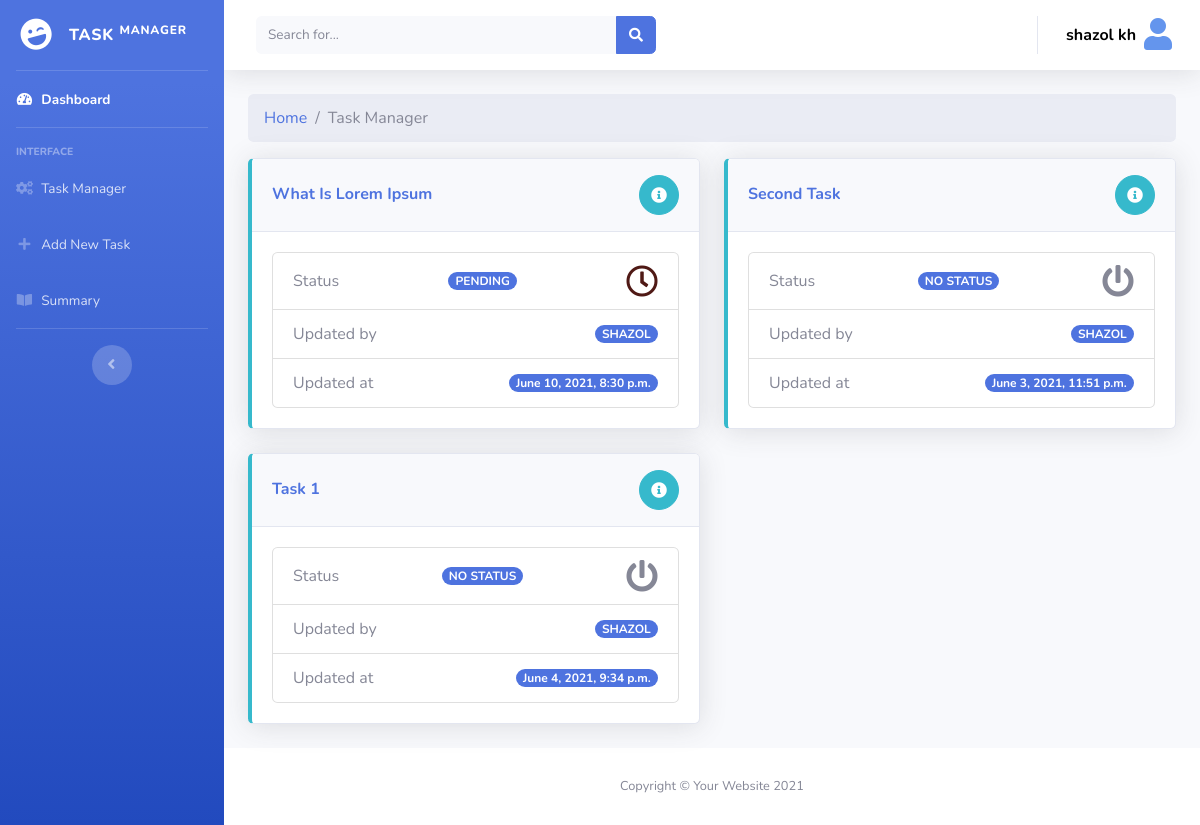
The page /task/manager/ (signed in) on the database its author committed.
### task_manager/models.py (models this page shows, shortened)
class Task(models.Model):
    task_name = models.CharField(max_length=255)
    STATUS_TYPE = (
        ('complete', 'Complete'),
        ('incomplete', 'Incomplete'),
        ('outstanding', 'Outstanding'),
        ('no status', 'No Status'),
        ('pending', 'Pending'),
    )
    status = models.CharField(max_length=255, choices=STATUS_TYPE, null=True, blank=True)
    updated_at = models.DateTimeField(auto_now_add=False, null=True, blank=True)
    updated_by = models.ForeignKey(User, on_delete=models.CASCADE, null=True, blank=True)
    additional_info = models.TextField(null=True, blank=True)

### task_manager/views.py (the view)
# urls.py: path('manager/', Dashboard, name='dashboard'),
@login_required(login_url='login')
def Dashboard(request):
    task_list = Task.objects.order_by('-id').all()
    page = request.GET.get('page', 1)
    paginator = Paginator(task_list, 8)
    try:
        tasks = paginator.page(page)
    except PageNotAnInteger:
        tasks = paginator.page(1)
    except EmptyPage:
        tasks = paginator.page(paginator.num_pages)
    context = {
        'tasks': tasks,
    }
    return render(request, 'task_manager/dashboard.html', context)

### templates/task_manager/dashboard.html (shortened to what this page needs)
{% extends 'task_manager/common/dashboard_base.html' %}
{% block dasboard_content %}
    <div class="container-fluid">
        {% if perms.task_manager.view_task %}
            <div>
                <ol class="breadcrumb">
                    <li class="breadcrumb-item"><a href="{% url 'main-dashboard' %}">Home</a></li>
                    <li class="breadcrumb-item active">Task Manager </li>
                </ol>
            </div>
            <div class="row">
                {% for task in tasks %}
                    <div class="col-xl-6 col-lg-6">
                        <div class="card border-left-info shadow mb-4">
                            <div class="card-header py-3 d-flex flex-row align-items-center justify-content-between">
                                <a href="{% url 'single-task' task.id %}">
                                    <h6 class="m-0 font-weight-bold text-primary">{{ task.task_name|title }}</h6>
                                </a>
                                <div class="dropdown no-arrow">
                                    <a href="#" class="btn btn-info btn-circle" data-toggle="modal"
                                       data-target="#addcommentmodal{{ task.id }}">
                                        <i class="fas fa-info-circle"></i>
                                    </a>
                                </div>
                            </div>
                            <div class="card-body">
                                <ul class="list-group">
                                    <li class="list-group-item d-flex justify-content-between align-items-center">
                                        Status <span
                                            class="badge badge-primary badge-pill">{{ task.get_status_display|upper }}</span>
                                        {% if task.status == 'complete' %}
                                            <i class="fas fa-check-circle fa-2x" style="color: green"></i>
                                        {% elif task.status == 'incomplete' %}
                                            <i class="fas fa-times-circle fa-2x" style="color: red"></i>
                                        {% elif task.status == 'outstanding' %}
                                            <i class="fas fa-exclamation-triangle fa-2x" style="color: yellow"></i>
                                        {% elif task.status == 'no status' %}
                                            <i class="fas fa-power-off fa-2x"></i>
                                        {% elif task.status == 'pending' %}
                                            <i class="far fa-clock fa-2x" style="color: #4f1915"></i>
                                        {% endif %}
                                    </li>
                                    <li class="list-group-item d-flex justify-content-between align-items-center">
                                        Updated by
                                        <span class="badge badge-primary badge-pill">{{ task.updated_by|upper }}</span>
                                    </li>
                                    <li class="list-group-item d-flex justify-content-between align-items-center">
                                        Updated at
                                        <span class="badge badge-primary badge-pill">{{ task.updated_at }}</span>
                                    </li>
                                </ul>
                            </div>
                        </div>
                    </div>
                {% endfor %}
            </div>
        {% endif %}
    </div>
{% endblock %}

### templates/task_manager/common/header.html (shortened to what this page needs)
<nav class="navbar navbar-expand navbar-light bg-white topbar mb-4 static-top shadow">
    <form method="get" action="{% url 'search' %}" class="d-none d-sm-inline-block form-inline mr-auto ml-md-3 my-2 my-md-0 mw-100 navbar-search">
        <div class="input-group">
            <input type="text" class="form-control bg-light border-0 small" placeholder="Search for..."
                   aria-label="Search" aria-describedby="basic-addon2" name="query" id="query">
            <div class="input-group-append">
                <button class="btn btn-primary" type="button">
                    <i class="fas fa-search fa-sm"></i>
                </button>
            </div>
        </div>
    </form>
    <ul class="navbar-nav ml-auto">
        <li class="nav-item dropdown no-arrow">
            <a class="nav-link dropdown-toggle" href="#" id="userDropdown" role="button"
               data-toggle="dropdown" aria-haspopup="true" aria-expanded="false">
                <span class="mr-2 d-none d-lg-inline text-black-600"
                      style="color: black; font-weight: bolder">{{ request.user.first_name }}</span>
                <div class="sidebar-brand-icon">
                    <i class="fas fa-user fa-2x" style="color: cornflowerblue"></i>
                </div>
            </a>
        </li>
    </ul>
</nav>

### rows shown on the page
Task: task_name "What Is Lorem Ipsum", status "PENDING", updated_by "SHAZOL", updated_at "June 10, 2021, 8:30 p.m."
Task: task_name "Second Task", status "NO STATUS", updated_by "SHAZOL", updated_at "June 3, 2021, 11:51 p.m."
Task: task_name "Task 1", status "NO STATUS", updated_by "SHAZOL", updated_at "June 4, 2021, 9:34 p.m."

### other values the page prints
{{ request.user.first_name }} "shazol kh"
